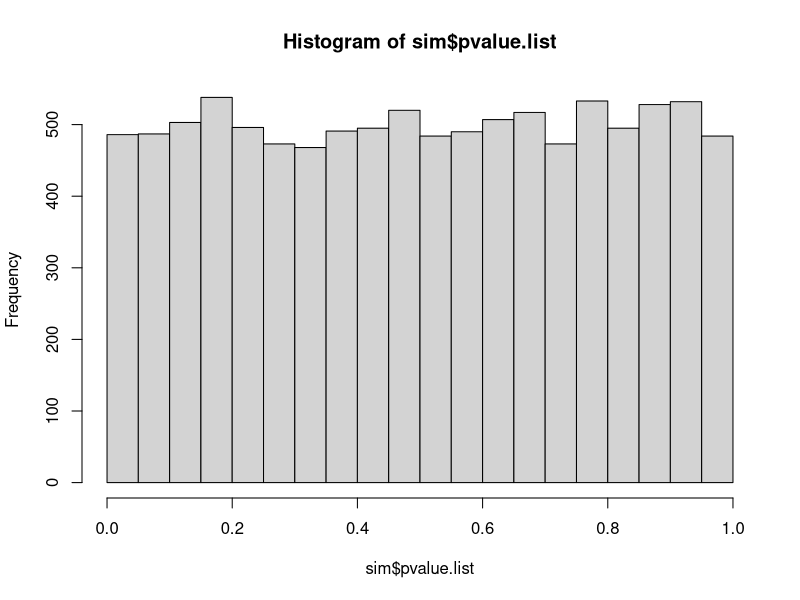
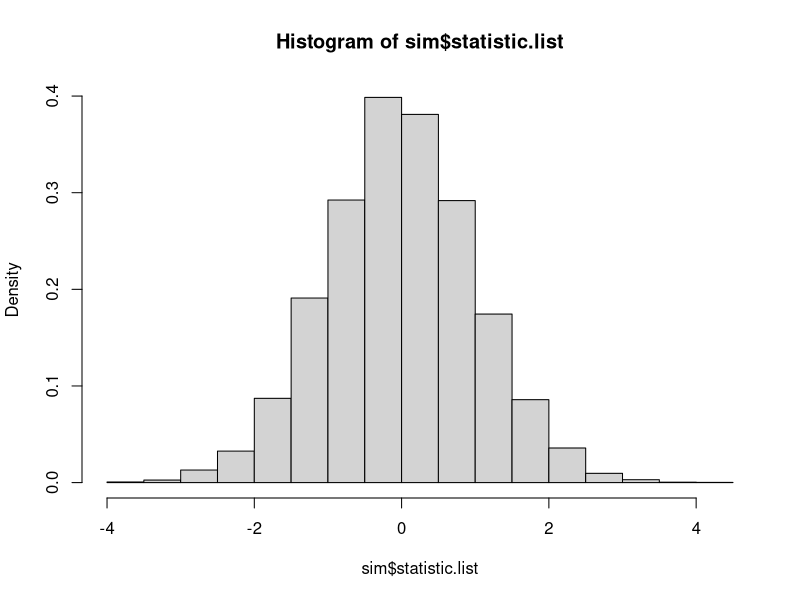

Write the R code that produced these figures, in order.
## ---- chunk 1
set.seed(5)
sigma=5
Control <- rnorm(30,mean=10,sd=sigma)
Dosage <- rnorm(35,mean=12,sd=sigma)
t.test(Control, Dosage)
# From the output, we could see that the 95 percent confidence interval is from -4.96 to 0.038 which includes 0. Since p-value is larger than 0.05, we could say that we do not reject the null hypothesis, and we can conclude Control and Dosage has the same mean.
## ---- chunk 2
emperical.size <- function(R=10000,
                           mu1=0,mu2=0,
                           sigma1=1,sigma2=1,
                           m=30,n=30,
                           level=.05,
                           value=0,
                           direction="Two") {
  
  #Define empty lists
  statistic.list <- rep(0,R)
  pvalue.list <- rep(0,R)
  
  for (i in 1:R) {
    
    # Sample realized data 
    Control <- rnorm(m, mu1, sigma1)
    Dosage <- rnorm(n, mu2, sigma2)
    
    # Testing values
    testing.procedure <- t.test(Control, Dosage)
    statistic.list[i] <- as.numeric(testing.procedure[1])
    pvalue.list[i] <- as.numeric(testing.procedure[3])
     
  }
  
  esize = sum((pvalue.list <= level)) / R
  
   size.list <- list(statistic.list, pvalue.list, esize)
   names(size.list) <- c("statistic.list", "pvalue.list", "emperical.size")
   
  return(size.list) 
  
}
## ---- chunk 3
emperical.size(R = 10, mu1 = 10, mu2 = 12, sigma1 = 5, sigma2 = 5)
## ---- chunk 4
sim <- emperical.size(R = 10000, mu1 = 10, mu2 = 10, sigma1 = 5, sigma2 = 5, m = 30, n = 30)
sim$emperical.size
# This value is close to 0.05 which is the significance level. This is accurate since our null hypothesis is true so the proportion rejected will be close to the alpha.
## ---- chunk 5
hist(sim$pvalue.list)
# This is the uniform distribution. because the distribution of an invertible CDF of a random variable is unifrom from 0 to 1.
## ---- chunk 6
hist(sim$statistic.list, probability = TRUE)
# This is a normal distribution.
## ---- chunk 7
emperical.size(R=1000,mu1=10,mu2=10,sigma1=5,sigma2=5)$emperical.size

emperical.size(R=1000,mu1=10,mu2=12,sigma1=5,sigma2=5)$emperical.size

emperical.size(R=1000,mu1=10,mu2=14,sigma1=5,sigma2=5)$emperical.size

emperical.size(R=1000,mu1=10,mu2=16,sigma1=5,sigma2=5)$emperical.size

# The emperical size is becoming larger because the difference between the true mean is becoming more and more significant which means that more simulated datasets will be rejected.
## ---- chunk 8
emperical.size(R=10000,mu1=10,mu2=12,sigma1=10,sigma2=10,m=10,n=10)$emperical.size

emperical.size(R=10000,mu1=10,mu2=12,sigma1=10,sigma2=10,m=30,n=30)$emperical.size

emperical.size(R=10000,mu1=10,mu2=12,sigma1=10,sigma2=10,m=50,n=50)$emperical.size

emperical.size(R=10000,mu1=10,mu2=12,sigma1=10,sigma2=10,m=100,n=100)$emperical.size

# The emperical size is becoming larger because since the true means are different, as the samples increases, the results will be more accurate which means that more simulated datasets will be rejected.
